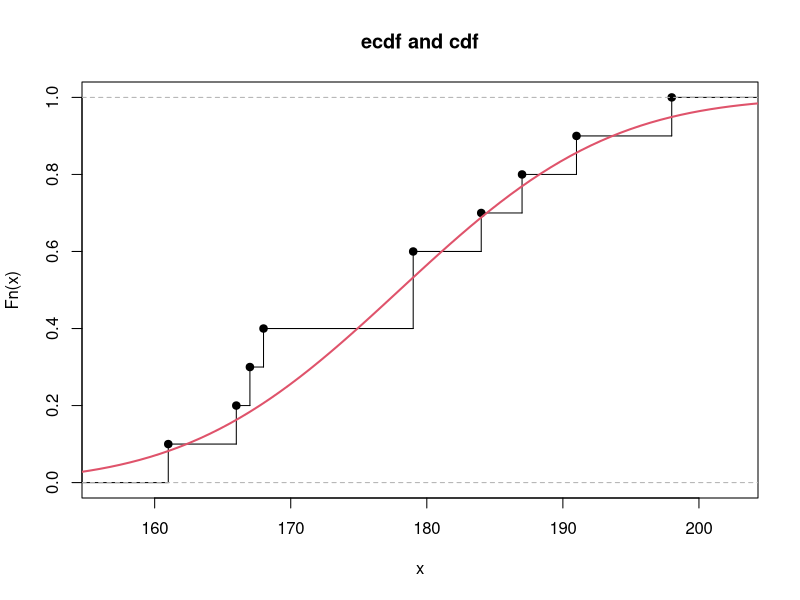
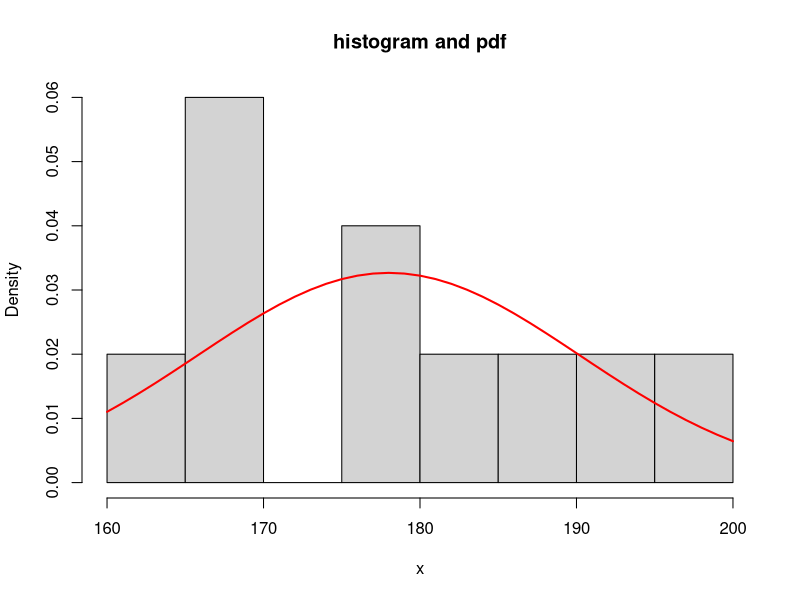
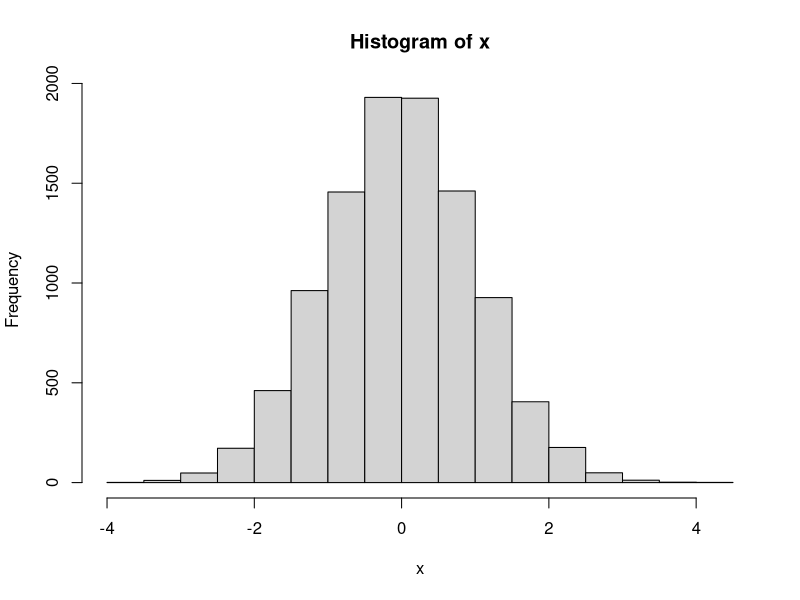
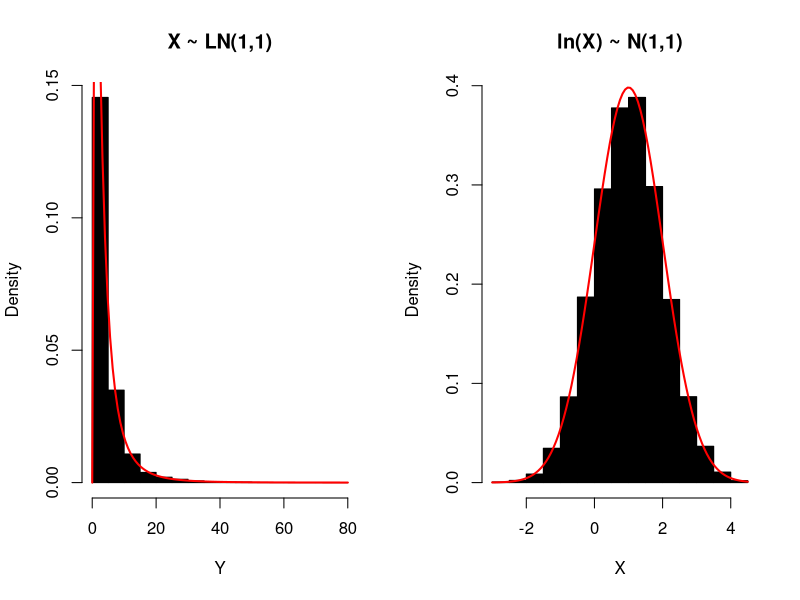

R code for these plots, in order:
#####################################
### Empirical cdf for height data ###
#####################################
# Empirical cdf for sample of height data from Chapter 1
x <- c(168, 161, 167, 179, 184, 166, 198, 187, 191, 179)
plot(ecdf(x), verticals = TRUE, main = "ecdf and cdf")

# 'True cdf' for normal distribution (with sample mean and variance)
xp <- seq(0.9*min(x), 1.1*max(x), length = 100) 
lines(xp, pnorm(xp, mean(x), sd(x)), col = 2, lw = 2) 


#####################################
### Empirical pdf for height data ###
#####################################
# Histogram for sample of height data from Chapter 1
hist(x, nclass = 6, probability = TRUE, main = "histogram and pdf")

# 'True pdf' for normal distribution (with sample mean and variance)
xp <- seq(160,200,1)
lines(xp, dnorm(xp, mean(x), sd(x)), col = 'red', lw = 2)


####################################
### Standard Normal Distribution ###
####################################
# Draw a sample of 10000 observations from a standard normal distribution 
x <- rnorm(10000, mean = 0, sd = 1)
hist(x)

####################################
### Log-normal distribution      ###
####################################
# Draw a sample of 10000 observations from a log-normal distribution with alpha = 1 and beta = 1
y <- rlnorm(10000, meanlog = 1, sdlog = 1)

par(mfrow = c(1,2))

# Plot histogram of log-normal distributed data
hist(y, nclass = 20, probability = TRUE, 
     main = 'X ~ LN(1,1)', col = 'black', xlab = 'Y')
yp <- seq(0,100,0.1)
curve(expr = dlnorm(yp,1,1), xname = 'yp', 
      col = 'red', add = TRUE, lw = 2)

# Plot histogram of ln(log-normal) distributed data
alpha <- mean(log(y))
beta <- sd(log(y))
hist(log(y), nclass = 20, probability = TRUE, 
     main = 'ln(X) ~ N(1,1)', col = 'black', xlab = 'X')
xp <- seq(-2,4,0.1)
curve(expr = dnorm(xp,alpha,beta), xname = 'xp', 
      col = 'red', add = TRUE, lw = 2)

